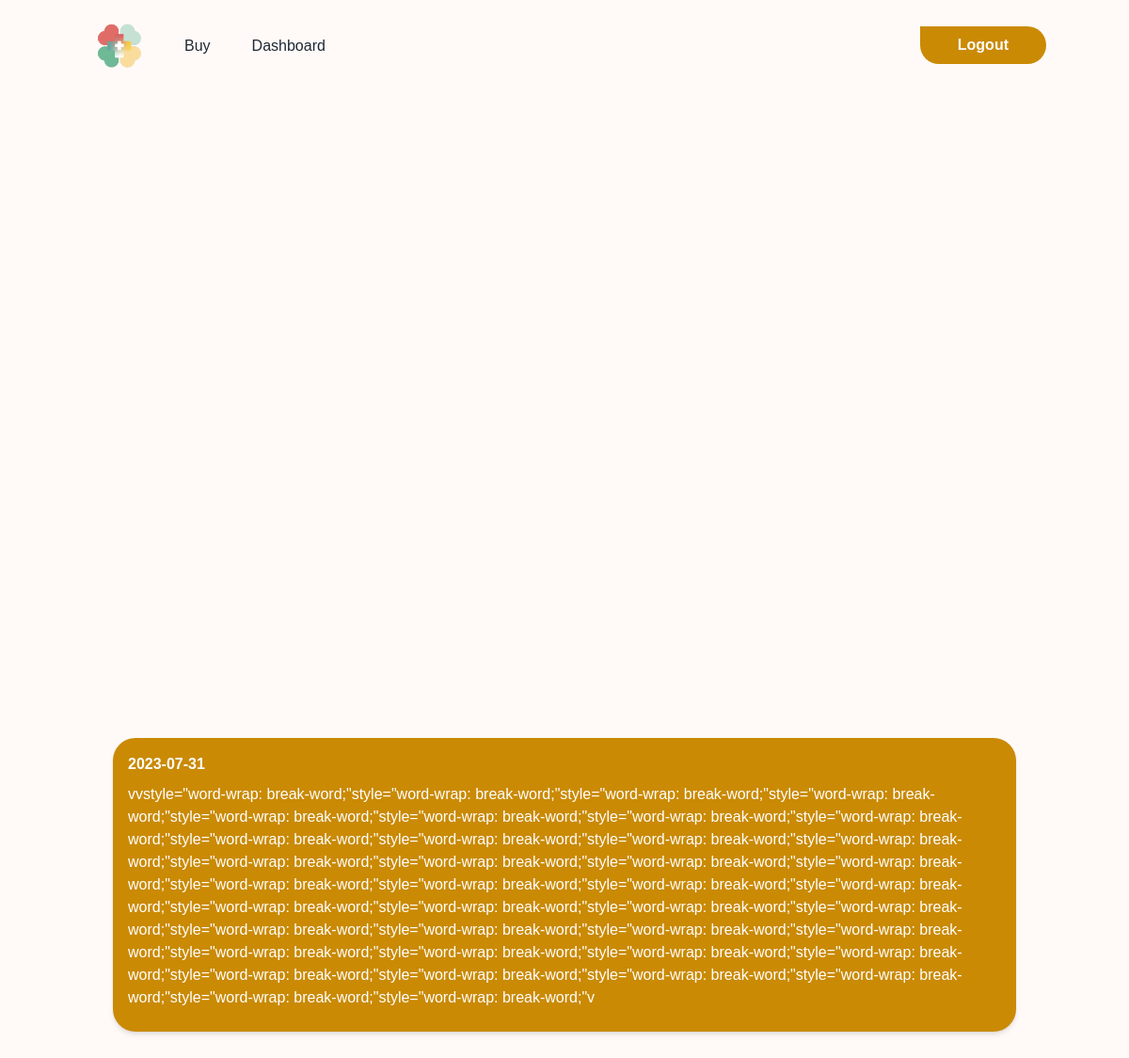
The app's page /journal/2 (signed in) with its own data.
### hack/models.py (models this page shows)
class Journal(db.Model):
    id = db.Column(db.Integer, primary_key=True)
    user_id = db.Column(db.Integer, db.ForeignKey('user.id'), nullable=False)
    date = db.Column(db.String, default=str(date.today()))
    text = db.Column(db.String)

### app.py (the view)
@app.route('/journal/<id>', methods=['GET','POST'])
@login_required
def single(id):
    journal = Journal.query.get(id)
    if journal.user_id != current_user.id:
        abort(403)
    return render_template('journal_single.html' ,journal=journal)

### hack/models.py (called while the page is built)
@login_manager.user_loader
def load_user(user_id):
    return User.query.get(user_id)

### hack/templates/journal_single.html
{% extends 'base.html' %}
{% block content %}
<div class="min-h-screen flex items-center justify-center">
  <div class="mx-auto bg-yellow-600 rounded-3xl p-4 text-white shadow-md rounded p-4 w-4/5">
    <h1 class="font-bold mb-2">{{journal.date}}</h1>
    <h1 class="mb-2" style="word-wrap: break-word;">{{journal.text}}</h1>
  </div>
</div>
{% endblock content %}

### records on screen
Journal: date "2023-07-31", text "vvstyle=\"word-wrap: break-word;\"style=\"word-wrap: break-word;\"style=\"word-wrap: break-word;\"style=\"word-wrap: break-word;\"style=\"word-wrap: break-word;\"style=\"word-wrap: break-word;\"style=\"word-wrap: break-word;\"style=\"word-wrap: break-word;\"style=\"word-wrap: break-word;\"style=\"word-wrap: break-word;\"style=\"word-wrap: break-word;\"style=\"word-wrap: break-word;\"style=\"word-wrap: break-word;\"style=\"word-wrap: break-word;\"style=\"word-wrap: break-word;\"style=\"word-wrap: break-word;\"style=\"word-wrap: break-word;\"style=\"word-wrap: break-word;\"style=\"word-wrap: break-word;\"style=\"word-wrap: break-word;\"style=\"word-wrap: break-word;\"style=\"word-wrap: break-word;\"style=\"word-wrap:…"
